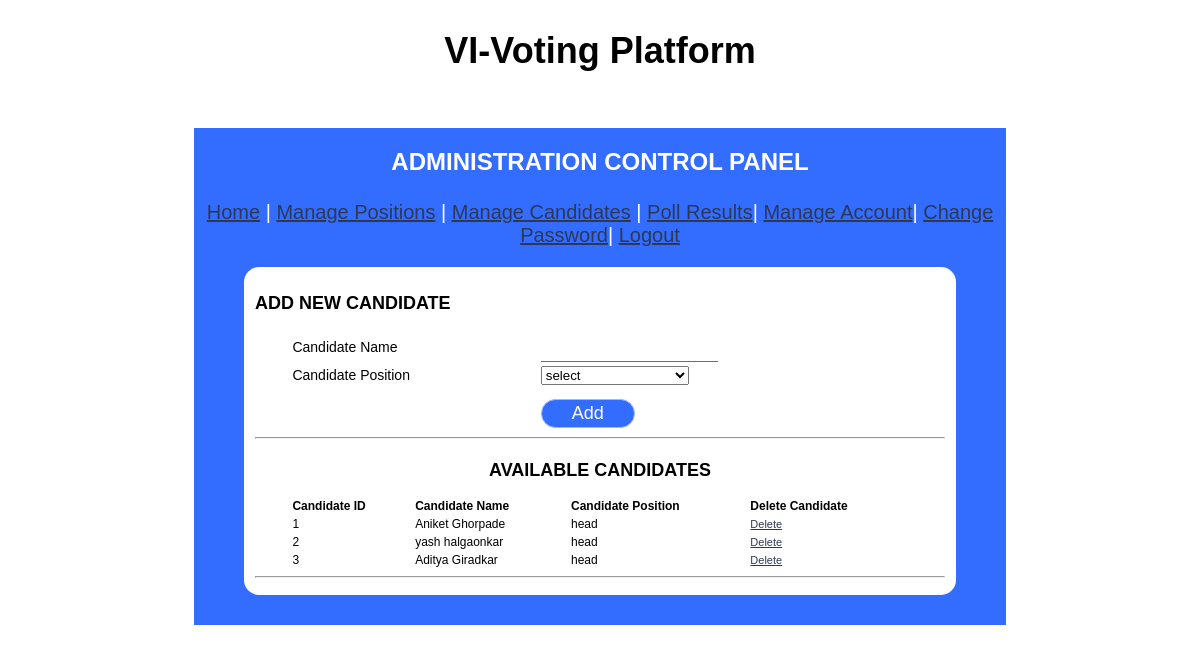
/admin/candidates.php (signed in), run on the app's committed database.
### tables this page shows
CREATE TABLE `tbcandidates` (
  `candidate_id` int(5) NOT NULL,
  `candidate_name` varchar(45) NOT NULL,
  `candidate_position` varchar(45) NOT NULL,
  `candidate_cvotes` int(11) NOT NULL
);

### admin/candidates.php (the view, shortened to what this page needs)
<?php
  require('../connection.php');
  $result=mysqli_query($con,"SELECT * FROM tbCandidates");
?>
<!DOCTYPE html >
<html>
  <head>
    <link href="css/admin_styles.css" rel="stylesheet" type="text/css" />
  </head>
  <body>
    <center><b><font color="black" size="6" style="font-size: 36px">VI-Voting Platform</font></b></center><br><br>
    <div id="page">
      <div id="header" style="font-size:20px;color:white">
        <h1 style="padding: 20px;">ADMINISTRATION CONTROL PANEL </h1>
        <a href="admin.php" style="font-size:20px;">Home</a> |
        <a href="positions.php" style="font-size:20px;">Manage Positions</a> |
        <a href="candidates.php" style="font-size:20px;">Manage Candidates</a> |
        <a href="refresh.php" style="font-size:20px;">Poll Results</a>|
        <a href="manage-admins.php" style="font-size:20px;">Manage Account</a>|
        <a href="change-pass.php" style="font-size:20px;">Change Password</a>|
        <a href="logout.php" style="font-size:20px;">Logout</a>
      </div>
      <div id="container">
        <form name="fmCandidates" id="fmCandidates" action="candidates.php" method="post" onsubmit="return candidateValidate(this)">
          <CAPTION><h2>ADD NEW CANDIDATE</h2></CAPTION>
          <table width="90%" align="center">
            <tr>
              <td style="font-size:14px">Candidate Name</td>
              <td><input class="effect-2" type="text" name="name" /></td>
            </tr>
            <tr>
              <td style="font-size:14px">Candidate Position</td>
              <td>
                <SELECT NAME="position" id="position">
                  <option VALUE="select">select</option>
                </SELECT>
              </td>
            </tr>
            <tr>
              <td>&nbsp;</td>
              <td><input type="submit" class="butn"  name="Submit" value="Add" /></td>
            </tr>
          </table>
        </form>
        <hr>
        <table border="0" width="90%" align="center">
          <CAPTION><h2>AVAILABLE CANDIDATES</h2></CAPTION>
          <tr>
            <th>Candidate ID</th>
            <th>Candidate Name</th>
            <th>Candidate Position</th>
            <th>Delete Candidate</th>
          </tr>
          <?php
            $inc=1;
            while ($row=mysqli_fetch_array($result)){
          ?>
            <tr>
              <td><?php echo $inc; ?></td>
              <td><?php echo $row['candidate_name']; ?></td>
              <td><?php echo $row['candidate_position']; ?></td>
              <td><a href="candidates.php?id=<?php echo $row['candidate_id']; ?>">Delete</a></td>
            </tr>
          <?php
            $inc++;
            }
          ?>
        </table>
        <hr>
      </div>
    </div>
  </body>
</html>

### admin/css/admin_styles.css (style rules this page uses)
@media screen and (max-width: 2000px) { body { font: 16px Verdana, Arial, Helvetica, sans-serif; color: black; margin: 10px; padding: 20px 10px 0px; background: white; } }
@media screen and (max-width: 2000px) { h1 { color: white; margin: 5px 0px 5px; padding: 10px 0px 3px; font: bold 24px Verdana, Arial, Helvetica, sans-serif; text-align: center; } }
@media screen and (max-width: 2000px) { h2 { color: black; } }
@media screen and (max-width: 2000px) { a { color: #2d3954; font-size: 11px; } }
@media screen and (max-width: 2000px) { th { font-weight: bold; text-align: left; } }
@media screen and (max-width: 2000px) { #page { width: 70%; margin: 0 auto; margin-top: 20px; padding-top: 0px; background: #336dff; height: auto; padding-bottom: 30px; } }
@media screen and (max-width: 2000px) { #header { text-align: center; background: #336dff; } }
@media screen and (max-width: 2000px) { #header { font-size: 20px; } }
@media screen and (max-width: 2000px) { #container { border: transparent solid 1px; border-radius: 15px; padding: 10px 10px 10px 10px; width: 85%; margin: 0 auto; background: white; font-size: 12px; text-align: justify; margin-top: 20px; } }
@media screen and (max-width: 2000px) { .effect-2 { border: 0; padding: 7px 0; border-bottom: 1px solid #336dff; } }
@media screen and (max-width: 2000px) { .butn { margin-top: 10px; padding: 3px 30px; background: #336dff; border: 1px solid #9fb9fd; border-radius: 15px; color: white; font-size: 18px; } }

### data on the page
tbcandidates: candidate_name "Aniket Ghorpade", candidate_position "head"
tbcandidates: candidate_name "yash halgaonkar", candidate_position "head"
tbcandidates: candidate_name "Aditya Giradkar", candidate_position "head"
